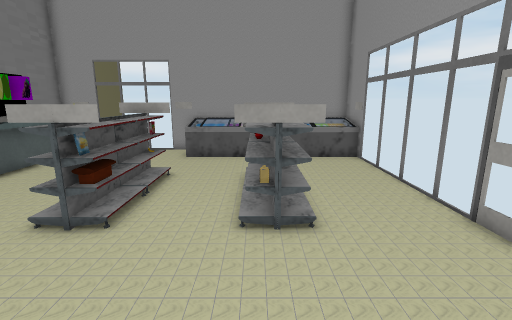
View 1 (above)

15 first-person views from a walk through a scene from a Unity 3-D project. The camera is 1.5 m above the floor, tilts 12° down and sees 85° across. The floor is counted in squares, 0.5 m on a side. Each view is taken from the middle of a square. On the plan, view 1 faces up. The plan holds only what a view shows up to about 20 squares ahead; the rest is blank. The place goes on beyond the plan. The player is left out. Some animated figures are not drawn. Some surface patterns are stand-ins.

View 2
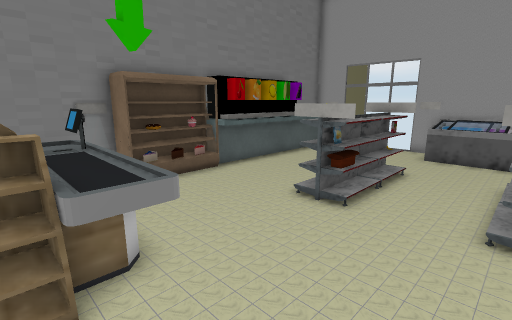

View 3
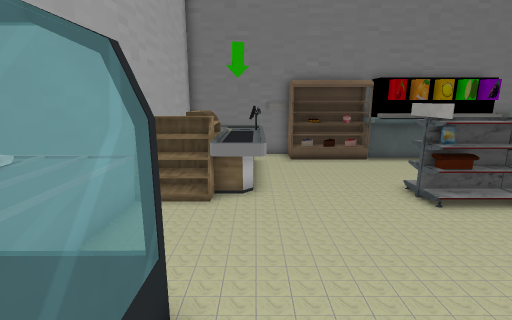

View 4
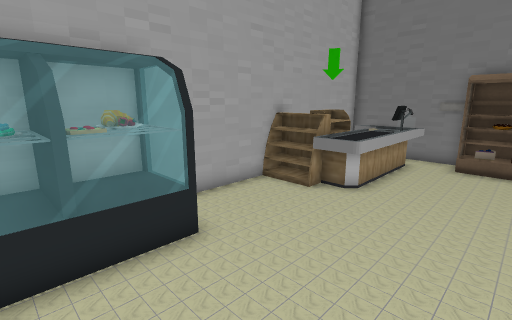

View 5
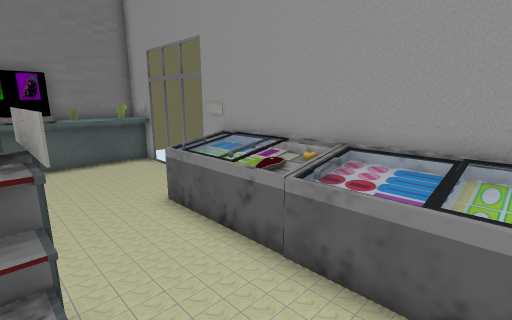

View 6
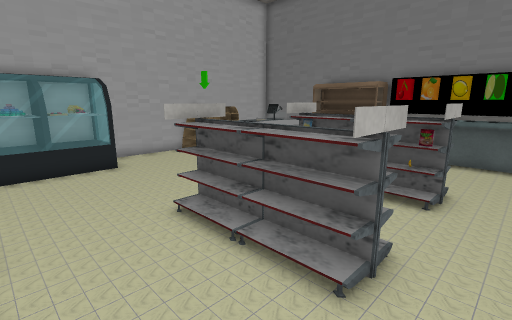

View 7
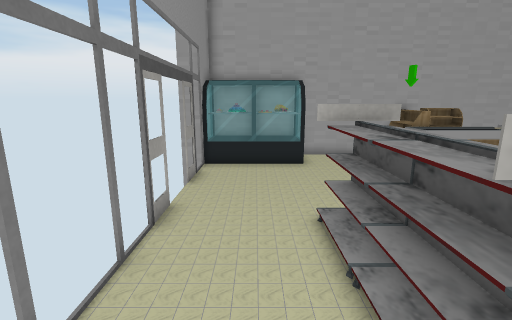

View 8
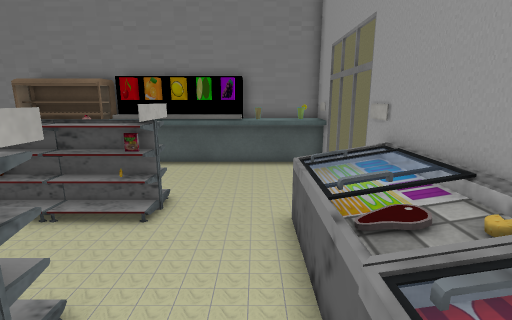

View 9
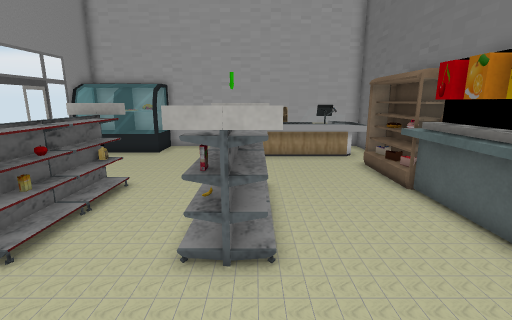

View 10
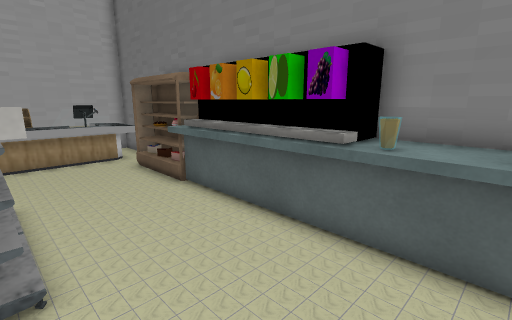

View 11
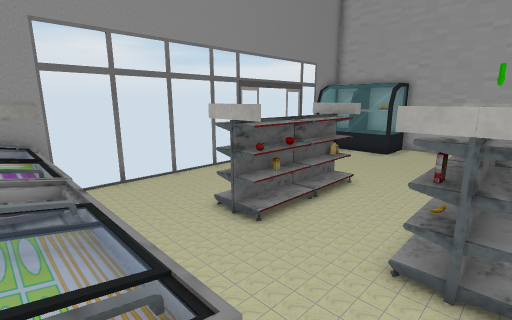

View 12
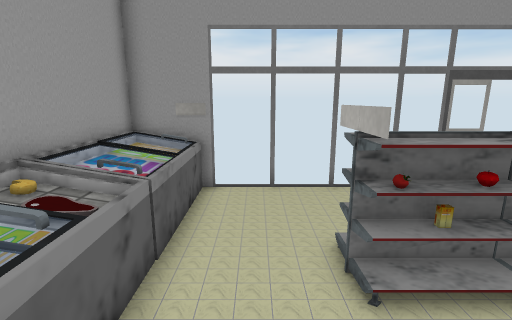

View 13
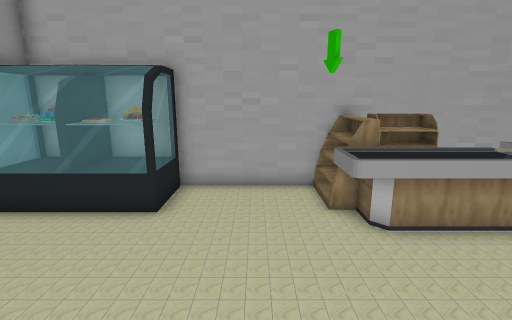

View 14
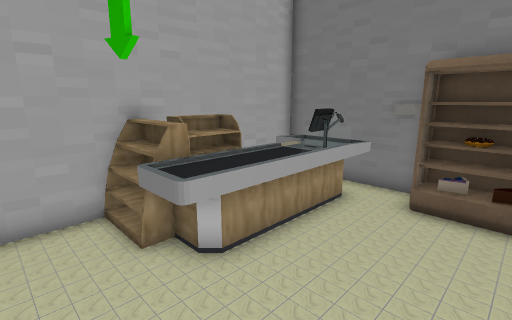

View 15
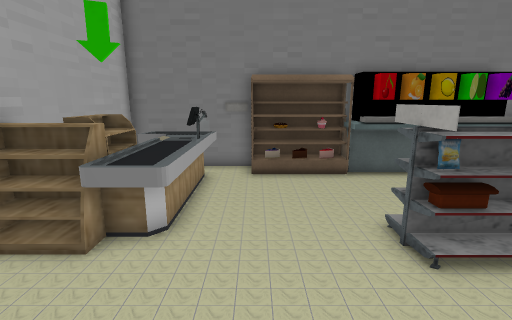

### Floor plan
Key: @ floor where view 1 was taken; # wall or solid block; . floor; = window, fence, low wall or low ledge; ^ raised ledge; S shelf; A apple; T thing the floor can be seen under or through; F fridge; C cheese; O other object.
Columns run from 12 left of view 1 to 6 right of it. Each row starts with its distance up from view 1.
 17 #^^ #####OOOCOOOOO#
 16 #^^.....OOOOOOOOOO#
 15 #^^.....OOOOOOOOOO#
 14 #^^...............
 13 #O#...............
 12  O#...............#
 11  O#....SS...SS....
 10  O#....SS...AS....#
  9  O#....SS...AS....
  8  O#....SS...SS....#
  7 ###....SS...SS....
  6  OO....##...TT....#
  5  OO...............
  4  OO...............
  3 #OO...............#
  2 #.................#
  1 #^^=^^^^^.........
  0 #^^^^^^^^...@FFFFF#
 -1 #^^^ ^^^.....FFFFF#
 -2 #^     ^.....FFFFF#
 -3 ###################

Positions as (right, up) in squares from view 1, and headings:
1: (0, 0), facing up
2: (0, -1), facing up-left
3: (4, 1), facing left
4: (4, 5), facing down-left
5: (4, 11), facing up-left
6: (5, 13), facing down-left
7: (3, 13), facing down
8: (3, 14), facing left
9: (-5, 16), facing down
10: (-5, 16), facing down-left
11: (-5, 16), facing down-right
12: (-4, 13), facing right
13: (-2, 7), facing down
14: (-2, 5), facing down-left
15: (1, 3), facing left
